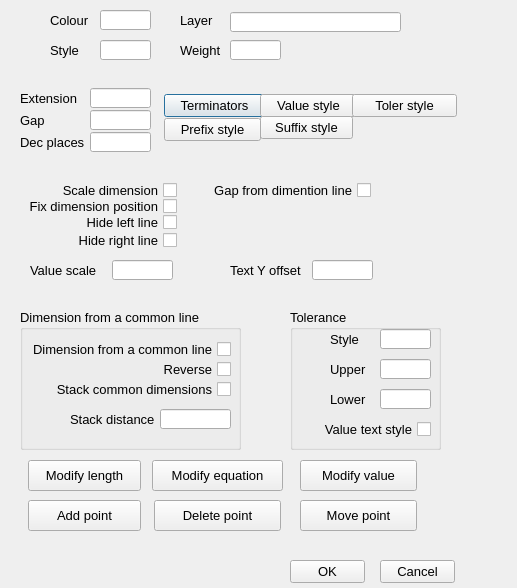
<?xml version="1.0" encoding="UTF-8"?>
<ui version="4.0">
 <class>dialog</class>
 <widget class="QDialog" name="dialog">
  <property name="geometry">
   <rect>
    <x>0</x>
    <y>0</y>
    <width>517</width>
    <height>588</height>
   </rect>
  </property>
  <property name="font">
   <font>
    <pointsize>10</pointsize>
   </font>
  </property>
  <property name="windowTitle">
   <string>Dimension verify</string>
  </property>
  <widget class="QLabel" name="label_46">
   <property name="geometry">
    <rect>
     <x>20</x>
     <y>88</y>
     <width>71</width>
     <height>20</height>
    </rect>
   </property>
   <property name="font">
    <font>
     <family>Arial</family>
     <pointsize>10</pointsize>
    </font>
   </property>
   <property name="text">
    <string>Extension</string>
   </property>
   <property name="alignment">
    <set>Qt::AlignLeading|Qt::AlignLeft|Qt::AlignVCenter</set>
   </property>
  </widget>
  <widget class="QLineEdit" name="lineEdit_31">
   <property name="geometry">
    <rect>
     <x>90</x>
     <y>132</y>
     <width>61</width>
     <height>20</height>
    </rect>
   </property>
   <property name="font">
    <font>
     <family>Arial</family>
     <pointsize>10</pointsize>
    </font>
   </property>
  </widget>
  <widget class="QLabel" name="label_48">
   <property name="geometry">
    <rect>
     <x>20</x>
     <y>132</y>
     <width>71</width>
     <height>20</height>
    </rect>
   </property>
   <property name="font">
    <font>
     <family>Arial</family>
     <pointsize>10</pointsize>
    </font>
   </property>
   <property name="text">
    <string>Dec places</string>
   </property>
   <property name="alignment">
    <set>Qt::AlignLeading|Qt::AlignLeft|Qt::AlignVCenter</set>
   </property>
  </widget>
  <widget class="QLineEdit" name="lineEdit_25">
   <property name="geometry">
    <rect>
     <x>100</x>
     <y>10</y>
     <width>51</width>
     <height>20</height>
    </rect>
   </property>
   <property name="font">
    <font>
     <family>Arial</family>
     <pointsize>10</pointsize>
    </font>
   </property>
  </widget>
  <widget class="QLineEdit" name="lineEdit_27">
   <property name="geometry">
    <rect>
     <x>100</x>
     <y>40</y>
     <width>51</width>
     <height>20</height>
    </rect>
   </property>
   <property name="font">
    <font>
     <family>Arial</family>
     <pointsize>10</pointsize>
    </font>
   </property>
  </widget>
  <widget class="QLabel" name="label_47">
   <property name="geometry">
    <rect>
     <x>20</x>
     <y>110</y>
     <width>71</width>
     <height>20</height>
    </rect>
   </property>
   <property name="font">
    <font>
     <family>Arial</family>
     <pointsize>10</pointsize>
    </font>
   </property>
   <property name="text">
    <string>Gap</string>
   </property>
   <property name="alignment">
    <set>Qt::AlignLeading|Qt::AlignLeft|Qt::AlignVCenter</set>
   </property>
  </widget>
  <widget class="QLabel" name="label_42">
   <property name="geometry">
    <rect>
     <x>50</x>
     <y>10</y>
     <width>51</width>
     <height>20</height>
    </rect>
   </property>
   <property name="font">
    <font>
     <family>Arial</family>
     <pointsize>10</pointsize>
    </font>
   </property>
   <property name="text">
    <string>Colour</string>
   </property>
   <property name="alignment">
    <set>Qt::AlignLeading|Qt::AlignLeft|Qt::AlignVCenter</set>
   </property>
  </widget>
  <widget class="QLabel" name="label_45">
   <property name="geometry">
    <rect>
     <x>180</x>
     <y>40</y>
     <width>71</width>
     <height>20</height>
    </rect>
   </property>
   <property name="font">
    <font>
     <family>Arial</family>
     <pointsize>10</pointsize>
    </font>
   </property>
   <property name="text">
    <string>Weight</string>
   </property>
   <property name="alignment">
    <set>Qt::AlignLeading|Qt::AlignLeft|Qt::AlignVCenter</set>
   </property>
  </widget>
  <widget class="QLabel" name="label_43">
   <property name="geometry">
    <rect>
     <x>180</x>
     <y>10</y>
     <width>71</width>
     <height>20</height>
    </rect>
   </property>
   <property name="font">
    <font>
     <family>Arial</family>
     <pointsize>10</pointsize>
    </font>
   </property>
   <property name="text">
    <string>Layer</string>
   </property>
   <property name="alignment">
    <set>Qt::AlignLeading|Qt::AlignLeft|Qt::AlignVCenter</set>
   </property>
  </widget>
  <widget class="QLineEdit" name="lineEdit_26">
   <property name="geometry">
    <rect>
     <x>230</x>
     <y>12</y>
     <width>171</width>
     <height>20</height>
    </rect>
   </property>
   <property name="font">
    <font>
     <family>Arial</family>
     <pointsize>10</pointsize>
    </font>
   </property>
  </widget>
  <widget class="QLineEdit" name="lineEdit_29">
   <property name="geometry">
    <rect>
     <x>90</x>
     <y>88</y>
     <width>61</width>
     <height>20</height>
    </rect>
   </property>
   <property name="font">
    <font>
     <family>Arial</family>
     <pointsize>10</pointsize>
    </font>
   </property>
  </widget>
  <widget class="QLineEdit" name="lineEdit_30">
   <property name="geometry">
    <rect>
     <x>90</x>
     <y>110</y>
     <width>61</width>
     <height>20</height>
    </rect>
   </property>
   <property name="font">
    <font>
     <family>Arial</family>
     <pointsize>10</pointsize>
    </font>
   </property>
  </widget>
  <widget class="QLineEdit" name="lineEdit_28">
   <property name="geometry">
    <rect>
     <x>230</x>
     <y>40</y>
     <width>51</width>
     <height>20</height>
    </rect>
   </property>
   <property name="font">
    <font>
     <family>Arial</family>
     <pointsize>10</pointsize>
    </font>
   </property>
  </widget>
  <widget class="QLabel" name="label_44">
   <property name="geometry">
    <rect>
     <x>50</x>
     <y>40</y>
     <width>51</width>
     <height>20</height>
    </rect>
   </property>
   <property name="font">
    <font>
     <family>Arial</family>
     <pointsize>10</pointsize>
    </font>
   </property>
   <property name="text">
    <string>Style</string>
   </property>
   <property name="alignment">
    <set>Qt::AlignLeading|Qt::AlignLeft|Qt::AlignVCenter</set>
   </property>
  </widget>
  <widget class="QPushButton" name="pushButton_5">
   <property name="geometry">
    <rect>
     <x>164</x>
     <y>94</y>
     <width>101</width>
     <height>23</height>
    </rect>
   </property>
   <property name="font">
    <font>
     <family>Arial</family>
     <pointsize>10</pointsize>
    </font>
   </property>
   <property name="text">
    <string>Terminators</string>
   </property>
  </widget>
  <widget class="QPushButton" name="pushButton_6">
   <property name="geometry">
    <rect>
     <x>260</x>
     <y>94</y>
     <width>97</width>
     <height>23</height>
    </rect>
   </property>
   <property name="font">
    <font>
     <family>Arial</family>
     <pointsize>10</pointsize>
    </font>
   </property>
   <property name="text">
    <string>Value style</string>
   </property>
  </widget>
  <widget class="QPushButton" name="pushButton_7">
   <property name="geometry">
    <rect>
     <x>352</x>
     <y>94</y>
     <width>105</width>
     <height>23</height>
    </rect>
   </property>
   <property name="font">
    <font>
     <family>Arial</family>
     <pointsize>10</pointsize>
    </font>
   </property>
   <property name="text">
    <string>Toler style</string>
   </property>
  </widget>
  <widget class="QPushButton" name="pushButton_8">
   <property name="geometry">
    <rect>
     <x>260</x>
     <y>116</y>
     <width>93</width>
     <height>23</height>
    </rect>
   </property>
   <property name="font">
    <font>
     <family>Arial</family>
     <pointsize>10</pointsize>
    </font>
   </property>
   <property name="text">
    <string>Suffix style</string>
   </property>
  </widget>
  <widget class="QPushButton" name="pushButton_9">
   <property name="geometry">
    <rect>
     <x>164</x>
     <y>118</y>
     <width>97</width>
     <height>23</height>
    </rect>
   </property>
   <property name="font">
    <font>
     <family>Arial</family>
     <pointsize>10</pointsize>
    </font>
   </property>
   <property name="text">
    <string>Prefix style</string>
   </property>
  </widget>
  <widget class="QCheckBox" name="checkBox_2">
   <property name="geometry">
    <rect>
     <x>46</x>
     <y>180</y>
     <width>131</width>
     <height>20</height>
    </rect>
   </property>
   <property name="font">
    <font>
     <family>Arial</family>
     <pointsize>10</pointsize>
    </font>
   </property>
   <property name="layoutDirection">
    <enum>Qt::RightToLeft</enum>
   </property>
   <property name="text">
    <string>Scale dimension</string>
   </property>
  </widget>
  <widget class="QCheckBox" name="checkBox_3">
   <property name="geometry">
    <rect>
     <x>8</x>
     <y>196</y>
     <width>169</width>
     <height>20</height>
    </rect>
   </property>
   <property name="font">
    <font>
     <family>Arial</family>
     <pointsize>10</pointsize>
    </font>
   </property>
   <property name="layoutDirection">
    <enum>Qt::RightToLeft</enum>
   </property>
   <property name="text">
    <string>Fix dimension position</string>
   </property>
  </widget>
  <widget class="QCheckBox" name="checkBox_4">
   <property name="geometry">
    <rect>
     <x>26</x>
     <y>212</y>
     <width>151</width>
     <height>20</height>
    </rect>
   </property>
   <property name="font">
    <font>
     <family>Arial</family>
     <pointsize>10</pointsize>
    </font>
   </property>
   <property name="layoutDirection">
    <enum>Qt::RightToLeft</enum>
   </property>
   <property name="text">
    <string>Hide left line</string>
   </property>
  </widget>
  <widget class="QCheckBox" name="checkBox_5">
   <property name="geometry">
    <rect>
     <x>26</x>
     <y>230</y>
     <width>151</width>
     <height>20</height>
    </rect>
   </property>
   <property name="font">
    <font>
     <family>Arial</family>
     <pointsize>10</pointsize>
    </font>
   </property>
   <property name="layoutDirection">
    <enum>Qt::RightToLeft</enum>
   </property>
   <property name="text">
    <string>Hide right line</string>
   </property>
  </widget>
  <widget class="QCheckBox" name="checkBox_6">
   <property name="geometry">
    <rect>
     <x>204</x>
     <y>180</y>
     <width>167</width>
     <height>20</height>
    </rect>
   </property>
   <property name="font">
    <font>
     <family>Arial</family>
     <pointsize>10</pointsize>
    </font>
   </property>
   <property name="layoutDirection">
    <enum>Qt::RightToLeft</enum>
   </property>
   <property name="text">
    <string>Gap from dimention line</string>
   </property>
  </widget>
  <widget class="QLabel" name="label_49">
   <property name="geometry">
    <rect>
     <x>30</x>
     <y>260</y>
     <width>77</width>
     <height>20</height>
    </rect>
   </property>
   <property name="font">
    <font>
     <family>Arial</family>
     <pointsize>10</pointsize>
    </font>
   </property>
   <property name="text">
    <string>Value scale</string>
   </property>
   <property name="alignment">
    <set>Qt::AlignLeading|Qt::AlignLeft|Qt::AlignVCenter</set>
   </property>
  </widget>
  <widget class="QLineEdit" name="lineEdit_32">
   <property name="geometry">
    <rect>
     <x>112</x>
     <y>260</y>
     <width>61</width>
     <height>20</height>
    </rect>
   </property>
   <property name="font">
    <font>
     <family>Arial</family>
     <pointsize>10</pointsize>
    </font>
   </property>
  </widget>
  <widget class="QLineEdit" name="lineEdit_33">
   <property name="geometry">
    <rect>
     <x>312</x>
     <y>260</y>
     <width>61</width>
     <height>20</height>
    </rect>
   </property>
   <property name="font">
    <font>
     <family>Arial</family>
     <pointsize>10</pointsize>
    </font>
   </property>
  </widget>
  <widget class="QLabel" name="label_50">
   <property name="geometry">
    <rect>
     <x>230</x>
     <y>260</y>
     <width>79</width>
     <height>20</height>
    </rect>
   </property>
   <property name="font">
    <font>
     <family>Arial</family>
     <pointsize>10</pointsize>
    </font>
   </property>
   <property name="text">
    <string>Text Y offset</string>
   </property>
   <property name="alignment">
    <set>Qt::AlignLeading|Qt::AlignLeft|Qt::AlignVCenter</set>
   </property>
  </widget>
  <widget class="QGroupBox" name="groupBox">
   <property name="geometry">
    <rect>
     <x>20</x>
     <y>309</y>
     <width>221</width>
     <height>141</height>
    </rect>
   </property>
   <property name="font">
    <font>
     <family>Arial</family>
     <pointsize>10</pointsize>
    </font>
   </property>
   <property name="title">
    <string>Dimension from a common line</string>
   </property>
   <widget class="QCheckBox" name="checkBox_11">
    <property name="enabled">
     <bool>true</bool>
    </property>
    <property name="geometry">
     <rect>
      <x>10</x>
      <y>30</y>
      <width>201</width>
      <height>21</height>
     </rect>
    </property>
    <property name="font">
     <font>
      <family>Arial</family>
      <pointsize>10</pointsize>
     </font>
    </property>
    <property name="layoutDirection">
     <enum>Qt::RightToLeft</enum>
    </property>
    <property name="text">
     <string>Dimension from a common line</string>
    </property>
    <property name="checkable">
     <bool>true</bool>
    </property>
    <property name="checked">
     <bool>false</bool>
    </property>
    <property name="tristate">
     <bool>false</bool>
    </property>
   </widget>
   <widget class="QCheckBox" name="checkBox_12">
    <property name="enabled">
     <bool>true</bool>
    </property>
    <property name="geometry">
     <rect>
      <x>10</x>
      <y>50</y>
      <width>201</width>
      <height>21</height>
     </rect>
    </property>
    <property name="font">
     <font>
      <family>Arial</family>
      <pointsize>10</pointsize>
     </font>
    </property>
    <property name="layoutDirection">
     <enum>Qt::RightToLeft</enum>
    </property>
    <property name="text">
     <string>Reverse</string>
    </property>
    <property name="checkable">
     <bool>true</bool>
    </property>
    <property name="checked">
     <bool>false</bool>
    </property>
    <property name="tristate">
     <bool>false</bool>
    </property>
   </widget>
   <widget class="QCheckBox" name="checkBox_13">
    <property name="enabled">
     <bool>true</bool>
    </property>
    <property name="geometry">
     <rect>
      <x>10</x>
      <y>70</y>
      <width>201</width>
      <height>21</height>
     </rect>
    </property>
    <property name="font">
     <font>
      <family>Arial</family>
      <pointsize>10</pointsize>
     </font>
    </property>
    <property name="layoutDirection">
     <enum>Qt::RightToLeft</enum>
    </property>
    <property name="text">
     <string>Stack common dimensions</string>
    </property>
    <property name="checkable">
     <bool>true</bool>
    </property>
    <property name="checked">
     <bool>false</bool>
    </property>
    <property name="tristate">
     <bool>false</bool>
    </property>
   </widget>
   <widget class="QLabel" name="label_51">
    <property name="geometry">
     <rect>
      <x>50</x>
      <y>100</y>
      <width>91</width>
      <height>20</height>
     </rect>
    </property>
    <property name="font">
     <font>
      <family>Arial</family>
      <pointsize>10</pointsize>
     </font>
    </property>
    <property name="text">
     <string>Stack distance</string>
    </property>
    <property name="alignment">
     <set>Qt::AlignLeading|Qt::AlignLeft|Qt::AlignVCenter</set>
    </property>
   </widget>
   <widget class="QLineEdit" name="lineEdit_34">
    <property name="geometry">
     <rect>
      <x>140</x>
      <y>100</y>
      <width>71</width>
      <height>20</height>
     </rect>
    </property>
    <property name="font">
     <font>
      <family>Arial</family>
      <pointsize>10</pointsize>
     </font>
    </property>
   </widget>
  </widget>
  <widget class="QGroupBox" name="groupBox_2">
   <property name="geometry">
    <rect>
     <x>290</x>
     <y>309</y>
     <width>151</width>
     <height>141</height>
    </rect>
   </property>
   <property name="font">
    <font>
     <family>Arial</family>
     <pointsize>10</pointsize>
    </font>
   </property>
   <property name="title">
    <string>Tolerance</string>
   </property>
   <widget class="QLabel" name="label_52">
    <property name="geometry">
     <rect>
      <x>40</x>
      <y>20</y>
      <width>51</width>
      <height>20</height>
     </rect>
    </property>
    <property name="font">
     <font>
      <family>Arial</family>
      <pointsize>10</pointsize>
     </font>
    </property>
    <property name="text">
     <string>Style</string>
    </property>
    <property name="alignment">
     <set>Qt::AlignLeading|Qt::AlignLeft|Qt::AlignVCenter</set>
    </property>
   </widget>
   <widget class="QLineEdit" name="lineEdit_35">
    <property name="geometry">
     <rect>
      <x>90</x>
      <y>20</y>
      <width>51</width>
      <height>20</height>
     </rect>
    </property>
    <property name="font">
     <font>
      <family>Arial</family>
      <pointsize>10</pointsize>
     </font>
    </property>
   </widget>
   <widget class="QLineEdit" name="lineEdit_36">
    <property name="geometry">
     <rect>
      <x>90</x>
      <y>50</y>
      <width>51</width>
      <height>20</height>
     </rect>
    </property>
    <property name="font">
     <font>
      <family>Arial</family>
      <pointsize>10</pointsize>
     </font>
    </property>
   </widget>
   <widget class="QLineEdit" name="lineEdit_37">
    <property name="geometry">
     <rect>
      <x>90</x>
      <y>80</y>
      <width>51</width>
      <height>20</height>
     </rect>
    </property>
    <property name="font">
     <font>
      <family>Arial</family>
      <pointsize>10</pointsize>
     </font>
    </property>
   </widget>
   <widget class="QLabel" name="label_53">
    <property name="geometry">
     <rect>
      <x>40</x>
      <y>50</y>
      <width>51</width>
      <height>20</height>
     </rect>
    </property>
    <property name="font">
     <font>
      <family>Arial</family>
      <pointsize>10</pointsize>
     </font>
    </property>
    <property name="text">
     <string>Upper</string>
    </property>
    <property name="alignment">
     <set>Qt::AlignLeading|Qt::AlignLeft|Qt::AlignVCenter</set>
    </property>
   </widget>
   <widget class="QLabel" name="label_54">
    <property name="geometry">
     <rect>
      <x>40</x>
      <y>80</y>
      <width>51</width>
      <height>20</height>
     </rect>
    </property>
    <property name="font">
     <font>
      <family>Arial</family>
      <pointsize>10</pointsize>
     </font>
    </property>
    <property name="text">
     <string>Lower</string>
    </property>
    <property name="alignment">
     <set>Qt::AlignLeading|Qt::AlignLeft|Qt::AlignVCenter</set>
    </property>
   </widget>
   <widget class="QCheckBox" name="checkBox_14">
    <property name="enabled">
     <bool>true</bool>
    </property>
    <property name="geometry">
     <rect>
      <x>-60</x>
      <y>110</y>
      <width>201</width>
      <height>21</height>
     </rect>
    </property>
    <property name="font">
     <font>
      <family>Arial</family>
      <pointsize>10</pointsize>
     </font>
    </property>
    <property name="layoutDirection">
     <enum>Qt::RightToLeft</enum>
    </property>
    <property name="text">
     <string>Value text style</string>
    </property>
    <property name="checkable">
     <bool>true</bool>
    </property>
    <property name="checked">
     <bool>false</bool>
    </property>
    <property name="tristate">
     <bool>false</bool>
    </property>
   </widget>
  </widget>
  <widget class="QPushButton" name="pushButton_2">
   <property name="geometry">
    <rect>
     <x>300</x>
     <y>460</y>
     <width>117</width>
     <height>31</height>
    </rect>
   </property>
   <property name="font">
    <font>
     <family>Arial</family>
     <pointsize>10</pointsize>
    </font>
   </property>
   <property name="text">
    <string>Modify value</string>
   </property>
  </widget>
  <widget class="QPushButton" name="pushButton_3">
   <property name="geometry">
    <rect>
     <x>300</x>
     <y>500</y>
     <width>117</width>
     <height>31</height>
    </rect>
   </property>
   <property name="font">
    <font>
     <family>Arial</family>
     <pointsize>10</pointsize>
    </font>
   </property>
   <property name="text">
    <string>Move point</string>
   </property>
  </widget>
  <widget class="QPushButton" name="pushButton_4">
   <property name="geometry">
    <rect>
     <x>154</x>
     <y>500</y>
     <width>127</width>
     <height>31</height>
    </rect>
   </property>
   <property name="font">
    <font>
     <family>Arial</family>
     <pointsize>10</pointsize>
    </font>
   </property>
   <property name="text">
    <string>Delete point</string>
   </property>
  </widget>
  <widget class="QPushButton" name="pushButton_10">
   <property name="geometry">
    <rect>
     <x>152</x>
     <y>460</y>
     <width>131</width>
     <height>31</height>
    </rect>
   </property>
   <property name="font">
    <font>
     <family>Arial</family>
     <pointsize>10</pointsize>
    </font>
   </property>
   <property name="text">
    <string>Modify equation</string>
   </property>
  </widget>
  <widget class="QPushButton" name="pushButton_11">
   <property name="geometry">
    <rect>
     <x>28</x>
     <y>500</y>
     <width>113</width>
     <height>31</height>
    </rect>
   </property>
   <property name="font">
    <font>
     <family>Arial</family>
     <pointsize>10</pointsize>
    </font>
   </property>
   <property name="text">
    <string>Add point</string>
   </property>
  </widget>
  <widget class="QPushButton" name="pushButton_12">
   <property name="geometry">
    <rect>
     <x>28</x>
     <y>460</y>
     <width>113</width>
     <height>31</height>
    </rect>
   </property>
   <property name="font">
    <font>
     <family>Arial</family>
     <pointsize>10</pointsize>
    </font>
   </property>
   <property name="text">
    <string>Modify length</string>
   </property>
  </widget>
  <widget class="QPushButton" name="pushButton_13">
   <property name="geometry">
    <rect>
     <x>380</x>
     <y>560</y>
     <width>75</width>
     <height>23</height>
    </rect>
   </property>
   <property name="font">
    <font>
     <family>Arial</family>
     <pointsize>10</pointsize>
    </font>
   </property>
   <property name="text">
    <string>Cancel</string>
   </property>
  </widget>
  <widget class="QPushButton" name="pushButton_14">
   <property name="geometry">
    <rect>
     <x>290</x>
     <y>560</y>
     <width>75</width>
     <height>23</height>
    </rect>
   </property>
   <property name="font">
    <font>
     <family>Arial</family>
     <pointsize>10</pointsize>
    </font>
   </property>
   <property name="text">
    <string>OK</string>
   </property>
  </widget>
 </widget>
 <resources/>
 <connections/>
 <designerdata>
  <property name="gridDeltaX">
   <number>2</number>
  </property>
  <property name="gridDeltaY">
   <number>2</number>
  </property>
  <property name="gridSnapX">
   <bool>true</bool>
  </property>
  <property name="gridSnapY">
   <bool>true</bool>
  </property>
  <property name="gridVisible">
   <bool>true</bool>
  </property>
 </designerdata>
</ui>
